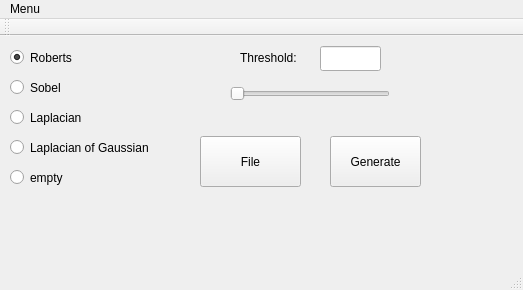
<?xml version="1.0" encoding="UTF-8"?>
<ui version="4.0">
 <class>MainWindow</class>
 <widget class="QMainWindow" name="MainWindow">
  <property name="geometry">
   <rect>
    <x>0</x>
    <y>0</y>
    <width>523</width>
    <height>290</height>
   </rect>
  </property>
  <property name="windowTitle">
   <string>MainWindow</string>
  </property>
  <widget class="QWidget" name="centralWidget">
   <widget class="QRadioButton" name="radioButton">
    <property name="enabled">
     <bool>true</bool>
    </property>
    <property name="geometry">
     <rect>
      <x>10</x>
      <y>10</y>
      <width>112</width>
      <height>23</height>
     </rect>
    </property>
    <property name="text">
     <string>Roberts</string>
    </property>
    <property name="checked">
     <bool>true</bool>
    </property>
   </widget>
   <widget class="QRadioButton" name="radioButton_2">
    <property name="geometry">
     <rect>
      <x>10</x>
      <y>40</y>
      <width>112</width>
      <height>23</height>
     </rect>
    </property>
    <property name="text">
     <string>Sobel</string>
    </property>
   </widget>
   <widget class="QRadioButton" name="radioButton_3">
    <property name="geometry">
     <rect>
      <x>10</x>
      <y>70</y>
      <width>112</width>
      <height>23</height>
     </rect>
    </property>
    <property name="text">
     <string>Laplacian</string>
    </property>
   </widget>
   <widget class="QRadioButton" name="radioButton_4">
    <property name="geometry">
     <rect>
      <x>10</x>
      <y>100</y>
      <width>171</width>
      <height>23</height>
     </rect>
    </property>
    <property name="text">
     <string>Laplacian of Gaussian</string>
    </property>
   </widget>
   <widget class="QSlider" name="horizontalSlider">
    <property name="geometry">
     <rect>
      <x>230</x>
      <y>50</y>
      <width>160</width>
      <height>16</height>
     </rect>
    </property>
    <property name="maximum">
     <number>800</number>
    </property>
    <property name="orientation">
     <enum>Qt::Horizontal</enum>
    </property>
   </widget>
   <widget class="QLabel" name="label">
    <property name="geometry">
     <rect>
      <x>240</x>
      <y>6</y>
      <width>81</width>
      <height>31</height>
     </rect>
    </property>
    <property name="text">
     <string>Threshold:</string>
    </property>
   </widget>
   <widget class="QLineEdit" name="lineEdit">
    <property name="geometry">
     <rect>
      <x>320</x>
      <y>10</y>
      <width>61</width>
      <height>25</height>
     </rect>
    </property>
    <property name="text">
     <string/>
    </property>
   </widget>
   <widget class="QPushButton" name="pushButton">
    <property name="geometry">
     <rect>
      <x>330</x>
      <y>100</y>
      <width>91</width>
      <height>51</height>
     </rect>
    </property>
    <property name="text">
     <string>Generate</string>
    </property>
   </widget>
   <widget class="QRadioButton" name="radioButton_5">
    <property name="geometry">
     <rect>
      <x>10</x>
      <y>130</y>
      <width>112</width>
      <height>23</height>
     </rect>
    </property>
    <property name="text">
     <string>empty</string>
    </property>
   </widget>
   <widget class="QPushButton" name="pushButton_2">
    <property name="geometry">
     <rect>
      <x>200</x>
      <y>100</y>
      <width>101</width>
      <height>51</height>
     </rect>
    </property>
    <property name="text">
     <string>File</string>
    </property>
   </widget>
  </widget>
  <widget class="QMenuBar" name="menuBar">
   <property name="geometry">
    <rect>
     <x>0</x>
     <y>0</y>
     <width>523</width>
     <height>22</height>
    </rect>
   </property>
   <widget class="QMenu" name="menuMenu">
    <property name="title">
     <string>Menu</string>
    </property>
   </widget>
   <addaction name="menuMenu"/>
  </widget>
  <widget class="QToolBar" name="mainToolBar">
   <attribute name="toolBarArea">
    <enum>TopToolBarArea</enum>
   </attribute>
   <attribute name="toolBarBreak">
    <bool>false</bool>
   </attribute>
  </widget>
  <widget class="QStatusBar" name="statusBar"/>
  <action name="actionSave_as">
   <property name="text">
    <string>Save as</string>
   </property>
  </action>
 </widget>
 <layoutdefault spacing="6" margin="11"/>
 <resources/>
 <connections/>
</ui>
